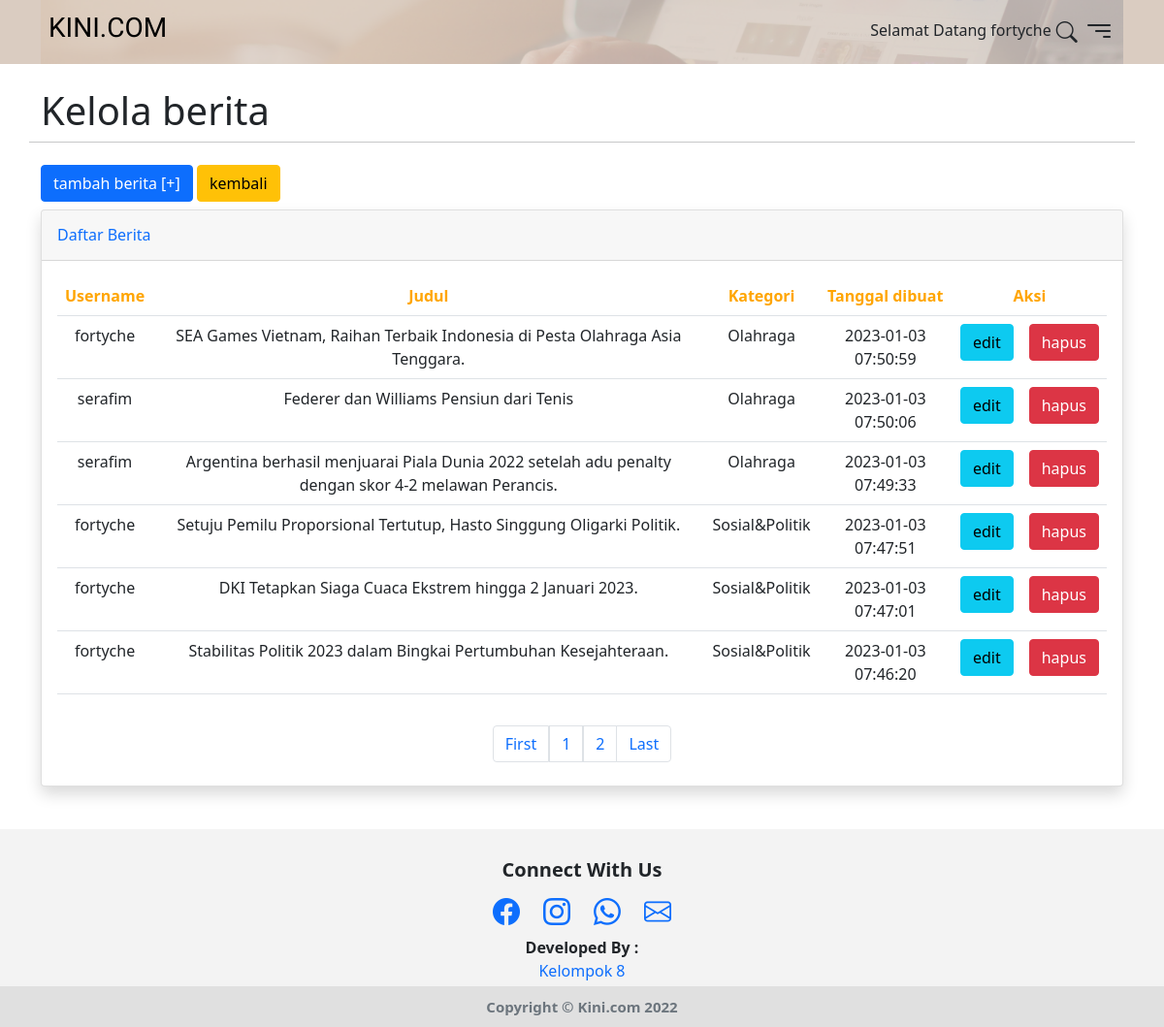
/index.php?p=kelberita (signed in), run on the app's committed database.
### tables this page shows
CREATE TABLE `berita` (
  `id` int(11) NOT NULL,
  `judul` varchar(255) NOT NULL,
  `tanggal` timestamp NOT NULL DEFAULT current_timestamp(),
  `konten` text NOT NULL,
  `idkategori` int(11) NOT NULL,
  `username` varchar(50) NOT NULL,
  `view` int(11) NOT NULL,
  `beritaimage` varchar(255) NOT NULL
);

CREATE TABLE `kategori` (
  `id` int(11) NOT NULL,
  `kategori` varchar(100) NOT NULL,
  `deskripsi` mediumtext NOT NULL,
  `tanggalpost` timestamp NOT NULL DEFAULT current_timestamp()
);

### admin/kelola_berita.php (the view, shortened to what this page needs)
<?php
require_once "function.php";
$perpage = 6;
$page = isset($_GET['page']) ? $_GET['page'] : "";
if (empty($page)) {
    $num = 0;
    $page = 1;
} else {
    $num = ($page - 1) * $perpage;
}
?>
<section id="content">
    <div class="container ">
        <div class="row">
            <span class="text h1">Kelola berita</span>
            <hr><br>
        </div>
        <div class="row">
            <div class="col">
                <a href="./?p=tambah" class="btn btn-primary mb-2">tambah berita [+]</a>
                <a href="./?p=admin" class="btn btn-warning mb-2">kembali</a>
                <div class="card shadow mb-4 text-center">
                    <div class="card-header py-3 d-flex flex-row align-items-center justify-content-between">
                        <h6 class="m-0 font-weight-bold text-primary">Daftar Berita</h6>
                    </div>
                    <div class="card-body">
                        <?php
                        $hasil = mysqli_query($koneksi, "select berita.beritaimage,berita.username,berita.id as idb,berita.judul as judul,kategori.kategori,kategori.id as idk,berita.konten,berita.tanggal from berita left join kategori on kategori.id=berita.idkategori order by berita.id desc LIMIT  $num, $perpage");
                        echo "<table class='table table bordered'>";
                        echo
                            "<tr> <th>Username</th> <th>Judul</th> <th>Kategori</th> <th>Tanggal dibuat</th> <th colspan='2'>Aksi</th> </tr>";
                        foreach ($hasil as $data) {
                            echo "<tr>
                                                <td>" . $data['username'] . "</td>
                                                <td>" . $data['judul'] . "</td>
                                                <td>" . $data['kategori'] . "</td>
                                                <td>" . $data['tanggal'] . "</td>";
                            echo "<td>
                                                    <form method='post' action='index.php?p=ubah&id=$data[idb]'>
                                                        <input hidden type='text' name='id' value=" . $data['idb'] . ">
                                                        <button type='submit' name='btnUpdate' class='btn btn-info'>edit</button>
                                                    </form>
                                                </td>";
                            echo "<td>
                                                    <form onsubmit=\"return confirm ('Anda yakin mau menghapus berita?');\"method='POST'>
                                                        <input hidden name='id' type='text' value=$data[idb]>
                                                        <button type='submit' name='btnHapus' class='btn btn-danger'>hapus</button>
                                                    </form>
                                                </td> ";
                            echo " </tr>";
                        }
                        echo "</table>";
                        ?>
                    </div>
                    <?php
                    require_once "./function.php";
                    $sql = mysqli_query($koneksi, "SELECT * FROM berita");
                    $total_record = mysqli_num_rows($sql);
                    $total_page = ceil($total_record / $perpage); ?>
                    <ul class="pagination justify-content-center mb-4">
                        <?php
                        if ($page > 1) {
                            $prev = "<a href='./index.php?p=kelberita&page=1' class='page-link'><span aria-hidden='true'>First</span></a>";
                        } else {
                            $prev = "<a href='./index.php?p=kelberita&page=1' class='page-link'><span aria-hidden='true'>First</span></a>";
                        }
                        $number = '';
                        for ($i = 1; $i <= $total_page; $i++) {
                            if ($i == $page) {
                                $number .= "<li><a href='./index.php?p=kelberita&page=$i' class='page-link'>$i</a></li>";
                            } else {
                                $number .= "<li><a href='./index.php?p=kelberita&page=$i' class='page-link'>$i</a></li>";
                            }
                        }
                        if ($page < $total_page) {
                            $next = "<a href='./index.php?p=kelberita&page=$total_page' class='page-link'><span aria-hidden='true'>Last</span></a>";
                        } else {
                            $next = "<a href='./index.php?p=kelberita&page=$total_page' class='page-link'><span aria-hidden='true'>Last</span></a>";
                        }
                        ?>
                        <li class="page-item">
                            <?php echo $prev; ?>
                        </li>
                        <li class="page-item flex-col">
                            <?php echo $number; ?>
                        </li>
                        <li class="page-item">
                            <?php echo $next; ?>
                        </li>
                    </ul>
                </div>
            </div>
        </div>
    </div>
</section>

### index.php (shortened to what this page needs)
<!DOCTYPE html>
<html lang="en">
<head>
    <link rel="stylesheet" href="bootstrap/css/bootstrap.min.css">
    <link rel="stylesheet" href="bootstrap/icons/font/bootstrap-icons.css">
    <link rel="stylesheet" href="assets/style/stylenavbar.css">
    <link rel="stylesheet" href="assets/style/style.css">
    <link rel="stylesheet" href="assets/style/aboutus.css">
    <link href="https://cdnjs.cloudflare.com/ajax/libs/summernote/0.8.11/summernote-lite.css" rel="stylesheet">
</head>
<body>
    <?php
    include "includes/navbar.php";
    include "main.php";
    include "includes/footer.php";
    ?>
</body>
</html>

### includes/navbar.php (shortened to what this page needs)
<header>
    <nav id="mynav" class="fixed-top">
        <div class="container">
            <div id="top-navbar">
                <div class="logo nav-left">
                    <a style="text-decoration:none" href="index.php" class="logo d-flex align-items-center">
                        <h3 style="font-family: 'IM Fell English SC', serif; color: black;">KINI.COM</h3>
                    </a>
                </div>
                <div class="nav-right">
                    <?php if (empty($_SESSION["username"])) {
                    echo "<a href='login/login.php' class='btn btn-primary'>Login</a>";
                } else { ?>
                        Selamat Datang <?= $_SESSION['username'] ?></b>
                        <?php } ?>
                    <button class="btn p-0" onclick="toggleSearch()"><i class="bi bi-search fw-bold"
                            style="font-size: 22px;"></i></button>
                    <button id="btn-sidebar" onclick="toggleSidenav();" class="btn p-0"><i
                            class="bi bi-filter-right fw-bold" style="font-size: 32px;"></i></button>
                </div>
            </div>
        </div>
    </nav>
</header>

### main.php (shortened to what this page needs)
<?php
    if(@$_GET){
        switch($_GET['p']){
            case "kelberita";
                include "admin/kelola_berita.php";
            break;
        }
    }
    else include "page/home.php";
?>

### includes/footer.php
<footer>
        <div class="footer-body text-center">
            <h5>Connect With Us</h5>
            <div class="sosmed">
                <h3 class="text-primary ms-4 me-4"><a href="" class="bi bi-facebook"></a></h3>
                <h3 class="text-danger me-4"><a href = "" class="bi bi-instagram"></a></h3>
                <h3 class="text-success me-4"><a href = "" class="bi bi-whatsapp"></a></h3>
                <h3 class="text-danger me-4"><a href = "" class="bi bi-envelope"></a></h3>
            </div>
            <p class="m-0 fw-bold">Developed By :</p>
            <a style="text-decoration:none" href="#">Kelompok 8</a>
        </div>
        <div class="copyright">
            <p class="text-muted">Copyright &copy; Kini.com 2022</p>
        </div>
    </footer>

### assets/style/stylenavbar.css (style rules this page uses)
#mynav { background-color: rgba(182, 154, 131, 0.5); }
#top-navbar { display: flex; justify-content: space-between; align-items: center; padding: 0.5rem; background-image: url('../image/bg-nav.png'); background-repeat: no-repeat; background-size: cover; background-position: center; }

### assets/style/style.css (style rules this page uses)
section#content { margin-top: 90px; }
.card { transition: 1s; }
table tr th { padding-right: 14px; color: orange; vertical-align: middle; }
footer { margin-top: 20px; }
footer .footer-body { background-color: #f3f3f3; text-align: center; padding: 18px 0 4px 0; box-sizing: border-box; }
.footer-body h5 { font-weight: bold; margin: 12px 0; }
footer .copyright { text-align: center; background-color: #e0e0e0; padding: 10px; }
.copyright p { font-weight: bold; font-size: 15px; margin: auto 0; }
.footer-body .sosmed { display: flex; width: 100%; justify-content: center; margin-top: 14px; }

### data on the page
berita: username "fortyche", judul "SEA Games Vietnam, Raihan Terbaik Indonesia di Pesta Olahraga Asia Tenggara.", idkategori.kategori "Olahraga", tanggal "2023-01-03 07:50:59"
berita: username "serafim", judul "Federer dan Williams Pensiun dari Tenis", idkategori.kategori "Olahraga", tanggal "2023-01-03 07:50:06"
berita: username "serafim", judul "Argentina berhasil menjuarai Piala Dunia 2022 setelah adu penalty dengan skor 4-2 melawan Perancis.", idkategori.kategori "Olahraga", tanggal "2023-01-03 07:49:33"
berita: username "fortyche", judul "Setuju Pemilu Proporsional Tertutup, Hasto Singgung Oligarki Politik.", idkategori.kategori "Sosial&Politik", tanggal "2023-01-03 07:47:51"
berita: username "fortyche", judul "DKI Tetapkan Siaga Cuaca Ekstrem hingga 2 Januari 2023.", idkategori.kategori "Sosial&Politik", tanggal "2023-01-03 07:47:01"
berita: username "fortyche", judul "Stabilitas Politik 2023 dalam Bingkai Pertumbuhan Kesejahteraan.", idkategori.kategori "Sosial&Politik", tanggal "2023-01-03 07:46:20"

### other printed values
$_SESSION['username'] "fortyche"
